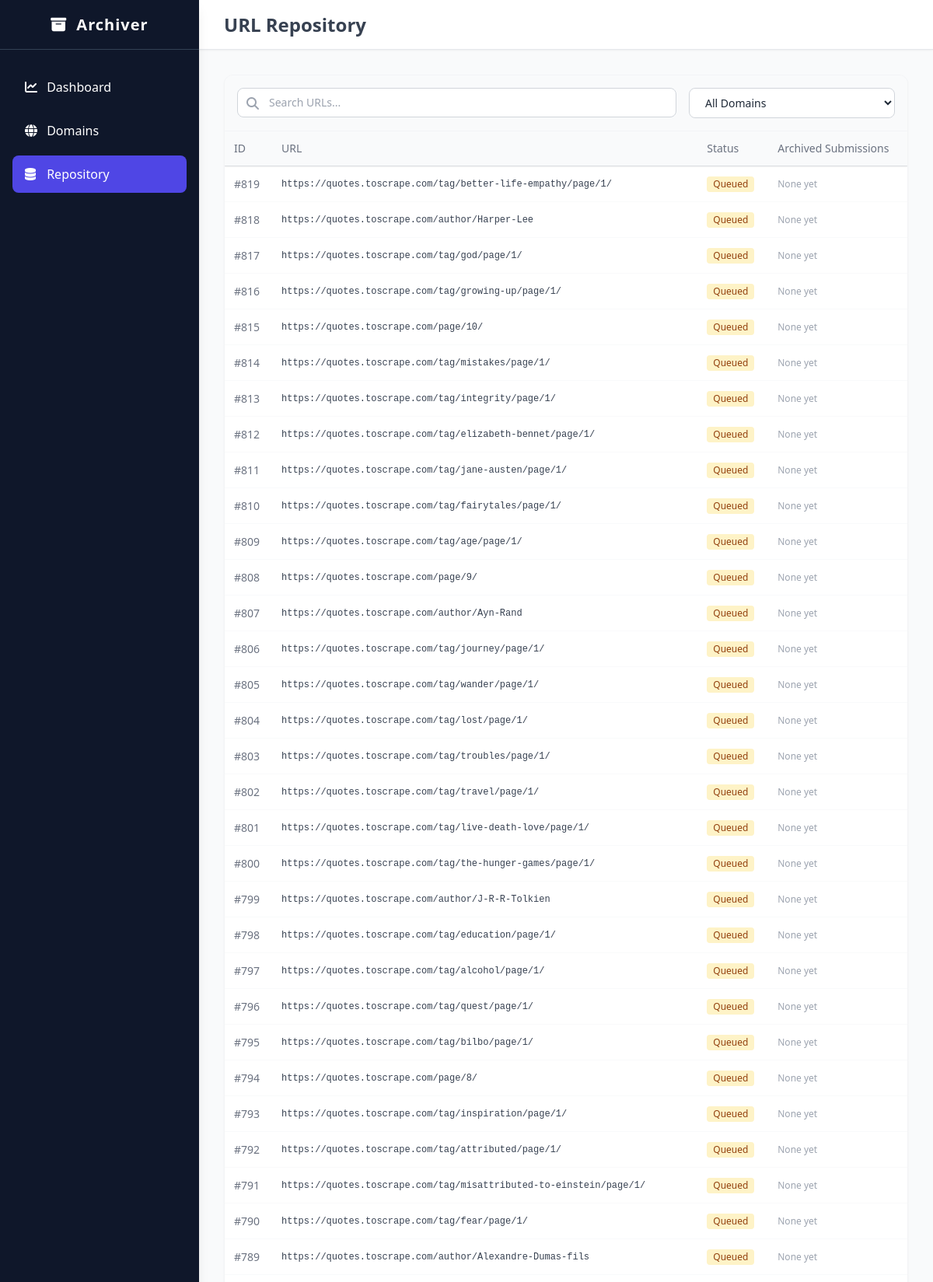
The page /repository (upper part) on the database its author committed.
### app/models.py (models this page shows)
class URLItem(Base):
    __tablename__ = "urls"
    id = Column(Integer, primary_key=True, index=True)
    domain_id = Column(Integer, ForeignKey("domains.id"))
    original_url = Column(String)
    normalized_url = Column(String, unique=True, index=True)
    discovery_source = Column(String) # e.g. "HTML link", "Sitemap"
    discovery_timestamp = Column(DateTime, default=datetime.datetime.utcnow)
    status = Column(String, default="Queued") # Queued, Processing, Submitted, Failed, Skipped
    domain = relationship("Domain", back_populates="urls")
    submissions = relationship("ArchiveSubmission", back_populates="url_item")

### app/main.py (the view)
@app.get("/repository", response_class=HTMLResponse)
async def repository_page(request: Request, q: str = "", domain_id: int = 0, db: Session = Depends(database.get_db)):
    query = db.query(models.URLItem)
    if q:
        query = query.filter(models.URLItem.normalized_url.contains(q))
    if domain_id:
        query = query.filter(models.URLItem.domain_id == domain_id)
    urls = query.order_by(models.URLItem.id.desc()).limit(100).all()
    domains = db.query(models.Domain).all()
    if "hx-request" in request.headers:
        return templates.TemplateResponse("partials/repository_rows.html", {"request": request, "urls": urls})
    return templates.TemplateResponse("repository.html", {"request": request, "urls": urls, "domains": domains, "q": q, "domain_id": domain_id})

### app/templates/repository.html (shortened to what this page needs)
{% extends "base.html" %}
{% block header_title %}URL Repository{% endblock %}
{% block content %}
<div class="bg-white rounded-xl shadow-sm border border-gray-100 overflow-hidden flex flex-col h-[calc(100vh-10rem)]">
    <div class="p-4 border-b border-gray-100 bg-gray-50 flex gap-4">
        <div class="flex-1 relative">
            <i class="fa-solid fa-search absolute left-3 top-3 text-gray-400"></i>
            <input type="text" name="q" placeholder="Search URLs..." value="{{ q }}"
                hx-get="/repository" hx-target="#repo-tbody" hx-trigger="keyup changed delay:500ms"
                hx-include="[name='domain_id']"
                class="w-full pl-10 pr-4 py-2 border border-gray-300 rounded-lg focus:outline-none focus:ring-2 focus:ring-indigo-500 text-sm">
        </div>
        <select name="domain_id"
            hx-get="/repository" hx-target="#repo-tbody"
            hx-include="[name='q']"
            class="px-4 py-2 border border-gray-300 rounded-lg focus:outline-none focus:ring-2 focus:ring-indigo-500 text-sm bg-white">
            <option value="0">All Domains</option>
        </select>
    </div>
    <div class="overflow-auto flex-1">
        <table class="w-full text-left border-collapse text-sm">
            <thead class="sticky top-0 bg-gray-50 border-b border-gray-200 shadow-sm z-10">
                <tr class="text-gray-500">
                    <th class="p-3 font-medium whitespace-nowrap">ID</th>
                    <th class="p-3 font-medium">URL</th>
                    <th class="p-3 font-medium">Status</th>
                    <th class="p-3 font-medium">Archived Submissions</th>
                </tr>
            </thead>
            <tbody id="repo-tbody">
                {% include "partials/repository_rows.html" %}
            </tbody>
        </table>
    </div>
</div>
{% endblock %}

### app/templates/partials/repository_rows.html
{% for url in urls %}
<tr class="border-b border-gray-50 hover:bg-gray-50 transition">
    <td class="p-3 text-gray-500 whitespace-nowrap">#{{ url.id }}</td>
    <td class="p-3 font-mono text-xs text-gray-700 break-all max-w-lg">
        <a href="{{ url.normalized_url }}" target="_blank" class="hover:text-indigo-600 hover:underline">
            {{ url.normalized_url }}
        </a>
    </td>
    <td class="p-3 whitespace-nowrap">
        {% if url.status == 'Queued' %}
            <span class="inline-flex items-center px-2 py-0.5 rounded text-xs font-medium bg-amber-100 text-amber-800">Queued</span>
        {% elif url.status == 'Processing' %}
            <span class="inline-flex items-center px-2 py-0.5 rounded text-xs font-medium bg-blue-100 text-blue-800">Processing</span>
        {% elif url.status == 'Submitted' %}
            <span class="inline-flex items-center px-2 py-0.5 rounded text-xs font-medium bg-emerald-100 text-emerald-800">Submitted</span>
        {% elif url.status == 'Failed' %}
            <span class="inline-flex items-center px-2 py-0.5 rounded text-xs font-medium bg-red-100 text-red-800">Failed</span>
        {% else %}
            <span class="inline-flex items-center px-2 py-0.5 rounded text-xs font-medium bg-gray-100 text-gray-800">{{ url.status }}</span>
        {% endif %}
    </td>
    <td class="p-3 text-xs">
        {% if url.submissions %}
            <div class="space-y-1">
            {% for sub in url.submissions %}
                {% if sub.status == 'Success' %}
                    <a href="{{ sub.archive_url }}" target="_blank" class="text-emerald-600 hover:underline flex items-center gap-1">
                        <i class="fa-solid fa-arrow-up-right-from-square text-[10px]"></i> {{ sub.service }}
                    </a>
                {% else %}
                    <span class="text-red-500" title="{{ sub.error_message }}">{{ sub.service }} (Failed)</span>
                {% endif %}
            {% endfor %}
            </div>
        {% else %}
            <span class="text-gray-400">None yet</span>
        {% endif %}
    </td>
</tr>
{% else %}
<tr>
    <td colspan="4" class="p-8 text-center text-gray-500">
        No URLs found matching your criteria.
    </td>
</tr>
{% endfor %}

### rows shown on the page
URLItem: id "819", normalized_url "https://quotes.toscrape.com/tag/better-life-empathy/page/1/", status "Queued", shows "None yet"
URLItem: id "818", normalized_url "https://quotes.toscrape.com/author/Harper-Lee", status "Queued", shows "None yet"
URLItem: id "817", normalized_url "https://quotes.toscrape.com/tag/god/page/1/", status "Queued", shows "None yet"
URLItem: id "816", normalized_url "https://quotes.toscrape.com/tag/growing-up/page/1/", status "Queued", shows "None yet"
URLItem: id "815", normalized_url "https://quotes.toscrape.com/page/10/", status "Queued", shows "None yet"
URLItem: id "814", normalized_url "https://quotes.toscrape.com/tag/mistakes/page/1/", status "Queued", shows "None yet"
URLItem: id "813", normalized_url "https://quotes.toscrape.com/tag/integrity/page/1/", status "Queued", shows "None yet"
URLItem: id "812", normalized_url "https://quotes.toscrape.com/tag/elizabeth-bennet/page/1/", status "Queued", shows "None yet"
URLItem: id "811", normalized_url "https://quotes.toscrape.com/tag/jane-austen/page/1/", status "Queued", shows "None yet"
URLItem: id "810", normalized_url "https://quotes.toscrape.com/tag/fairytales/page/1/", status "Queued", shows "None yet"
URLItem: id "809", normalized_url "https://quotes.toscrape.com/tag/age/page/1/", status "Queued", shows "None yet"
URLItem: id "808", normalized_url "https://quotes.toscrape.com/page/9/", status "Queued", shows "None yet"
URLItem: id "807", normalized_url "https://quotes.toscrape.com/author/Ayn-Rand", status "Queued", shows "None yet"
URLItem: id "806", normalized_url "https://quotes.toscrape.com/tag/journey/page/1/", status "Queued", shows "None yet"
URLItem: id "805", normalized_url "https://quotes.toscrape.com/tag/wander/page/1/", status "Queued", shows "None yet"
URLItem: id "804", normalized_url "https://quotes.toscrape.com/tag/lost/page/1/", status "Queued", shows "None yet"
URLItem: id "803", normalized_url "https://quotes.toscrape.com/tag/troubles/page/1/", status "Queued", shows "None yet"
URLItem: id "802", normalized_url "https://quotes.toscrape.com/tag/travel/page/1/", status "Queued", shows "None yet"
URLItem: id "801", normalized_url "https://quotes.toscrape.com/tag/live-death-love/page/1/", status "Queued", shows "None yet"
URLItem: id "800", normalized_url "https://quotes.toscrape.com/tag/the-hunger-games/page/1/", status "Queued", shows "None yet"
URLItem: id "799", normalized_url "https://quotes.toscrape.com/author/J-R-R-Tolkien", status "Queued", shows "None yet"
URLItem: id "798", normalized_url "https://quotes.toscrape.com/tag/education/page/1/", status "Queued", shows "None yet"
URLItem: id "797", normalized_url "https://quotes.toscrape.com/tag/alcohol/page/1/", status "Queued", shows "None yet"
URLItem: id "796", normalized_url "https://quotes.toscrape.com/tag/quest/page/1/", status "Queued", shows "None yet"
URLItem: id "795", normalized_url "https://quotes.toscrape.com/tag/bilbo/page/1/", status "Queued", shows "None yet"
URLItem: id "794", normalized_url "https://quotes.toscrape.com/page/8/", status "Queued", shows "None yet"
URLItem: id "793", normalized_url "https://quotes.toscrape.com/tag/inspiration/page/1/", status "Queued", shows "None yet"
URLItem: id "792", normalized_url "https://quotes.toscrape.com/tag/attributed/page/1/", status "Queued", shows "None yet"
URLItem: id "791", normalized_url "https://quotes.toscrape.com/tag/misattributed-to-einstein/page/1/", status "Queued", shows "None yet"
URLItem: id "790", normalized_url "https://quotes.toscrape.com/tag/fear/page/1/", status "Queued", shows "None yet"
URLItem: id "789", normalized_url "https://quotes.toscrape.com/author/Alexandre-Dumas-fils", status "Queued", shows "None yet"
